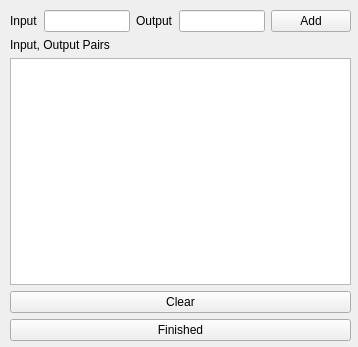
<?xml version="1.0" encoding="UTF-8"?>
<ui version="4.0">
 <class>Form</class>
 <widget class="QWidget" name="Form">
  <property name="geometry">
   <rect>
    <x>0</x>
    <y>0</y>
    <width>358</width>
    <height>347</height>
   </rect>
  </property>
  <property name="windowTitle">
   <string>Form</string>
  </property>
  <widget class="QWidget" name="verticalLayoutWidget">
   <property name="geometry">
    <rect>
     <x>10</x>
     <y>10</y>
     <width>341</width>
     <height>331</height>
    </rect>
   </property>
   <layout class="QVBoxLayout" name="verticalLayout">
    <item>
     <layout class="QHBoxLayout" name="horizontalLayout">
      <item>
       <widget class="QLabel" name="label">
        <property name="text">
         <string>Input</string>
        </property>
       </widget>
      </item>
      <item>
       <widget class="QLineEdit" name="NewInput"/>
      </item>
      <item>
       <widget class="QLabel" name="label_2">
        <property name="text">
         <string>Output</string>
        </property>
       </widget>
      </item>
      <item>
       <widget class="QLineEdit" name="NewOutput"/>
      </item>
      <item>
       <widget class="QPushButton" name="AddButton">
        <property name="text">
         <string>Add</string>
        </property>
       </widget>
      </item>
     </layout>
    </item>
    <item>
     <widget class="QLabel" name="label_3">
      <property name="text">
       <string>Input, Output Pairs</string>
      </property>
     </widget>
    </item>
    <item>
     <widget class="QTextBrowser" name="ListofIOPairs"/>
    </item>
    <item>
     <widget class="QPushButton" name="clearButton">
      <property name="text">
       <string>Clear</string>
      </property>
     </widget>
    </item>
    <item>
     <widget class="QPushButton" name="finishButton">
      <property name="text">
       <string>Finished</string>
      </property>
     </widget>
    </item>
   </layout>
  </widget>
 </widget>
 <resources/>
 <connections/>
</ui>
